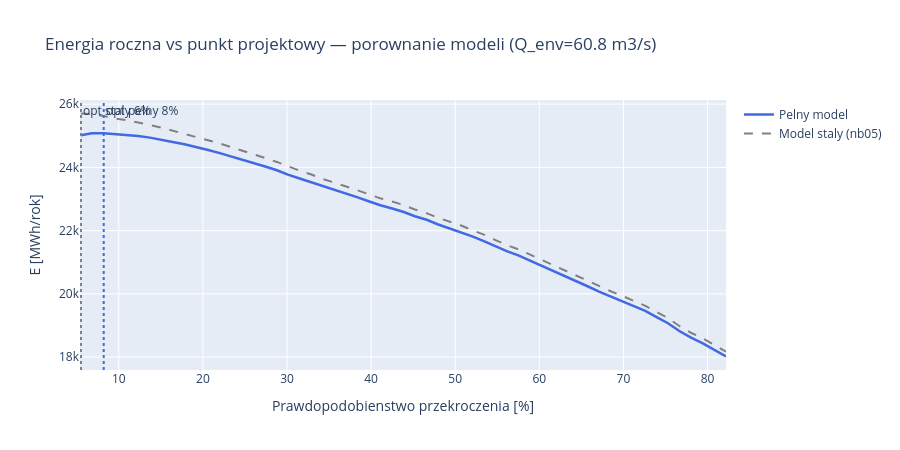

The notebook cell this image was saved under:
### Markdown cell above
---
## Krok 6: Optymalizacja punktu projektowego z pelnym modelem

W nb 05 optymalizowalismy dzien instalacyjny ze stalym $\\eta$. Tutaj robimy
to samo z **pelnym modelem** — i porownujemy obie krzywe.

**Prompt do LLM:**
> *"Dla dni instalacyjnych 20..200 (krok 5) wywolaj `compute_power` i zbierz
> energie roczna. Porownaj z modelem stalym. Wyznacz optimum w obu przypadkach."*

**Uzyte funkcje:** `compute_power`, `compute_power_constant_eta`, `annual_energy`.

### Code cell
# Sweep dnia instalacyjnego — wolniej niz nb 05 (compute_power liczy duzo)
# wiec idziemy z wiekszym krokiem. Zachowujemy Q_env we wszystkich wariantach.
days = np.arange(20, 301, 5)
rows = []
for d in days:
    Q_total = float(Q_sorted[d - 1])
    Q_d = Q_total / N_TURBINES
    H_d = float(H_gross[d - 1])

    # Pelny model (z Q_env); droga wodna wymiarowana dla danego punktu projektowego
    loss_fns_d = build_loss_fns(Q_total, N_TURBINES)
    r_full = compute_power(Q_sorted, H_gross, Q_d, N_TURBINES,
                           turbine_type, loss_fns=loss_fns_d, H_design=H_d, Q_env=Q_ENV)
    E_full = annual_energy(r_full)
    P_inst = 998 * 9.81 * Q_d * H_d * turbine_type.eta_peak / 1000.0 * N_TURBINES

    # Model staly (nb05) — tez z Q_env, zeby porownanie bylo uczciwe
    r_simple = compute_power_constant_eta(
        Q_sorted, H_gross, Q_total, N_TURBINES,
        Q_min_fraction=turbine_type.Q_ratio_min, eta_total=0.848, Q_env=Q_ENV)
    E_simple_d = annual_energy(r_simple)

    rows.append({
        'install_day': d,
        'install_pct': round(d / len(Q_sorted) * 100, 1),
        'Q_total_design': Q_total,
        'P_installed_kW': P_inst,
        'E_full_MWh': E_full,
        'E_simple_MWh': E_simple_d,
        'roznica_pct': (E_full / E_simple_d - 1) * 100 if E_simple_d > 0 else 0,
    })
df_sweep = pd.DataFrame(rows)

best_full = df_sweep.loc[df_sweep['E_full_MWh'].idxmax()]
best_simple = df_sweep.loc[df_sweep['E_simple_MWh'].idxmax()]
print(f'Optimum pelnego modelu:   dzien {int(best_full["install_day"])} '
      f'({best_full["install_pct"]:.0f}%), E = {best_full["E_full_MWh"]:.0f} MWh, '
      f'P = {best_full["P_installed_kW"]:.0f} kW')
print(f'Optimum modelu stalego:   dzien {int(best_simple["install_day"])} '
      f'({best_simple["install_pct"]:.0f}%), E = {best_simple["E_simple_MWh"]:.0f} MWh, '
      f'P = {best_simple["P_installed_kW"]:.0f} kW')
if int(best_full['install_day']) in (int(days.min()), int(days.max())):
    print('UWAGA: optimum pelnego modelu na granicy zakresu sweep — rozszerz zakres dni!')

# Wykres
fig = go.Figure()
fig.add_trace(go.Scatter(x=df_sweep['install_pct'], y=df_sweep['E_full_MWh'],
    mode='lines', name='Pelny model', line=dict(color='royalblue', width=2.5)))
fig.add_trace(go.Scatter(x=df_sweep['install_pct'], y=df_sweep['E_simple_MWh'],
    mode='lines', name='Model staly (nb05)',
    line=dict(color='gray', width=2, dash='dash')))
fig.add_vline(x=best_full['install_pct'], line_color='royalblue', line_dash='dot',
    annotation_text=f'opt pelny {best_full["install_pct"]:.0f}%')
fig.add_vline(x=best_simple['install_pct'], line_color='gray', line_dash='dot',
    annotation_text=f'opt staly {best_simple["install_pct"]:.0f}%')
fig.update_layout(
    title=f'Energia roczna vs punkt projektowy — porownanie modeli (Q_env={Q_ENV:.1f} m3/s)',
    xaxis_title='Prawdopodobienstwo przekroczenia [%]',
    yaxis_title='E [MWh/rok]', height=450, hovermode='x unified',
)
fig.show()

### Figure 1 — Plotly figure (JSON) as saved in the notebook; plotly's stock layout.template omitted (floating-point values rounded to 4 significant figures)
{"data": [{"line": {"color": "royalblue", "width": 2.5}, "mode": "lines", "name": "Pelny model", "type": "scatter", "x": [5.5, 6.8, 8.2, 9.6, 11.0, 12.3, 13.7, 15.1, 16.4, 17.8, 19.2, 20.5, 21.9, 23.3, 24.7, 26.0, 27.4, 28.8, 30.1, 31.5, 32.9, 34.2, 35.6, 37.0, 38.4, 39.7, 41.1, 42.5, 43.8, 45.2, 46.6, 47.9, 49.3, 50.7, 52.1, 53.4, 54.8, 56.2, 57.5, 58.9, 60.3, 61.6, 63.0, 64.4, 65.8, 67.1, 68.5, 69.9, 71.2, 72.6, 74.0, 75.3, 76.7, 78.1, 79.5, 80.8, 82.2], "y": [25020.0, 25080.0, 25080.0, 25050.0, 25030.0, 24990.0, 24940.0, 24880.0, 24800.0, 24730.0, 24650.0, 24560.0, 24460.0, 24350.0, 24250.0, 24130.0, 24030.0, 23910.0, 23770.0, 23650.0, 23530.0, 23400.0, 23290.0, 23170.0, 23050.0, 22930.0, 22800.0, 22700.0, 22600.0, 22450.0, 22340.0, 22200.0, 22080.0, 21960.0, 21810.0, 21670.0, 21500.0, 21340.0, 21220.0, 21050.0, 20870.0, 20730.0, 20560.0, 20390.0, 20230.0, 20070.0, 19920.0, 19770.0, 19630.0, 19460.0, 19260.0, 19070.0, 18820.0, 18610.0, 18430.0, 18240.0, 18020.0]}, {"line": {"color": "gray", "dash": "dash", "width": 2}, "mode": "lines", "name": "Model staly (nb05)", "type": "scatter", "x": [5.5, 6.8, 8.2, 9.6, 11.0, 12.3, 13.7, 15.1, 16.4, 17.8, 19.2, 20.5, 21.9, 23.3, 24.7, 26.0, 27.4, 28.8, 30.1, 31.5, 32.9, 34.2, 35.6, 37.0, 38.4, 39.7, 41.1, 42.5, 43.8, 45.2, 46.6, 47.9, 49.3, 50.7, 52.1, 53.4, 54.8, 56.2, 57.5, 58.9, 60.3, 61.6, 63.0, 64.4, 65.8, 67.1, 68.5, 69.9, 71.2, 72.6, 74.0, 75.3, 76.7, 78.1, 79.5, 80.8, 82.2], "y": [25700.0, 25680.0, 25620.0, 25540.0, 25490.0, 25420.0, 25340.0, 25250.0, 25160.0, 25070.0, 24980.0, 24880.0, 24760.0, 24650.0, 24530.0, 24400.0, 24300.0, 24170.0, 24030.0, 23900.0, 23780.0, 23630.0, 23520.0, 23400.0, 23280.0, 23150.0, 23020.0, 22920.0, 22810.0, 22670.0, 22550.0, 22410.0, 22280.0, 22160.0, 22010.0, 21870.0, 21700.0, 21530.0, 21410.0, 21240.0, 21050.0, 20910.0, 20730.0, 20560.0, 20410.0, 20240.0, 20080.0, 19930.0, 19790.0, 19620.0, 19420.0, 19230.0, 18980.0, 18760.0, 18580.0, 18390.0, 18170.0]}], "layout": {"annotations": [{"showarrow": false, "text": "opt pelny 8%", "x": 8.2, "xanchor": "left", "xref": "x", "y": 1, "yanchor": "top", "yref": "y domain"}, {"showarrow": false, "text": "opt staly 6%", "x": 5.5, "xanchor": "left", "xref": "x", "y": 1, "yanchor": "top", "yref": "y domain"}], "height": 450, "hovermode": "x unified", "shapes": [{"line": {"color": "royalblue", "dash": "dot"}, "type": "line", "x0": 8.2, "x1": 8.2, "xref": "x", "y0": 0, "y1": 1, "yref": "y domain"}, {"line": {"color": "gray", "dash": "dot"}, "type": "line", "x0": 5.5, "x1": 5.5, "xref": "x", "y0": 0, "y1": 1, "yref": "y domain"}], "title": {"text": "Energia roczna vs punkt projektowy — porownanie modeli (Q_env=60.8 m3/s)"}, "xaxis": {"title": {"text": "Prawdopodobienstwo przekroczenia [%]"}}, "yaxis": {"title": {"text": "E [MWh/rok]"}}}}
